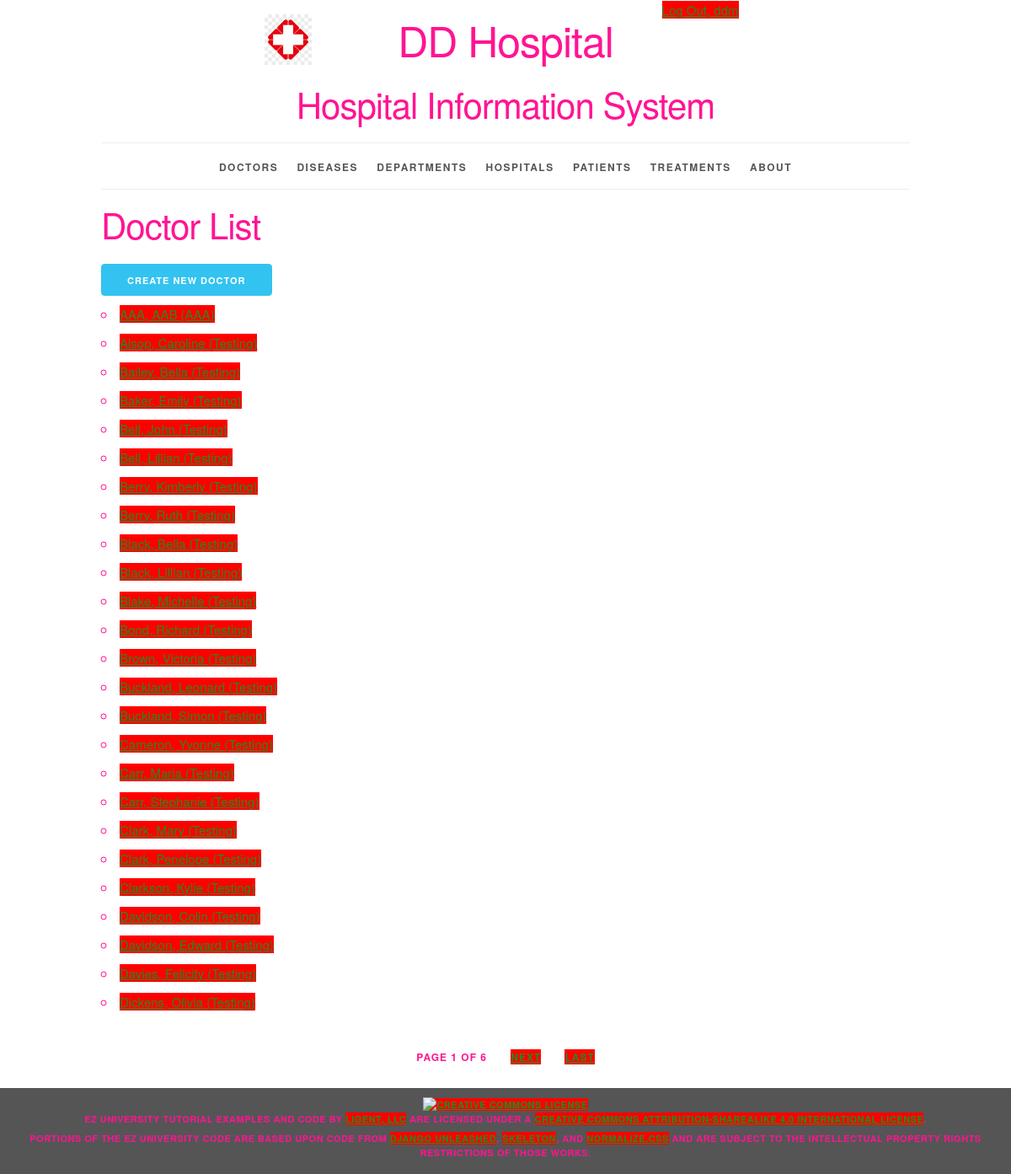
/doctor/ (signed in), run on the app's committed database.
### sysinfo/models.py (models this page shows, shortened)
class Doctor(models.Model):
    doctor_id = models.AutoField(primary_key=True)
    first_name = models.CharField(max_length=45)
    last_name = models.CharField(max_length=45)
    disambiguator = models.CharField(max_length=45, blank=True, default='')
    def __str__(self):
        result = ''
        if self.disambiguator == '':
            result = f'{self.last_name}, {self.first_name}'
        else:
            result = f'{self.last_name}, {self.first_name} ({self.disambiguator})'
        return result
    def get_absolute_url(self):
        return reverse('sysinfo_doctor_detail_urlpattern',
                       kwargs={'pk': self.pk}
                       )
    class Meta:
        ordering = ['last_name', 'first_name', 'disambiguator']
        constraints = [
            UniqueConstraint(fields=['last_name', 'first_name', 'disambiguator'],
                             name='unique_doctor')
        ]

### sysinfo/views.py (the view)
class DoctorList(LoginRequiredMixin, PermissionRequiredMixin, PageLinksMixin, ListView):
    paginate_by = 25
    model = Doctor
    permission_required = 'sysinfo.view_doctor'

### sysinfo/utils.py (called while the page is built)
    def _page_urls(self, page_number):
        return "?{pkw}={n}".format(
            pkw=self.page_kwarg,
            n=page_number)

    def first_page(self, page):
        if page.number > 1:
            return self._page_urls(1)
        return None

    def previous_page(self, page):
        if (page.has_previous()
                and page.number > 2):
            return self._page_urls(
                page.previous_page_number())
        return None

    def next_page(self, page):
        last_page = page.paginator.num_pages
        if (page.has_next()
                and page.number < last_page - 1):
            return self._page_urls(
                page.next_page_number())
        return None

    def last_page(self, page):
        last_page = page.paginator.num_pages
        if page.number < last_page:
            return self._page_urls(last_page)
        return None

    def get_context_data(self, **kwargs):
        context = super().get_context_data(
            **kwargs)
        page = context.get('page_obj')
        if page is not None:
            context.update({
                'first_page_url':
                    self.first_page(page),
                'previous_page_url':
                    self.previous_page(page),
                'next_page_url':
                    self.next_page(page),
                'last_page_url':
                    self.last_page(page),
            })
        return context

### sysinfo/templates/sysinfo/doctor_list.html (shortened to what this page needs)
{% extends 'sysinfo/base.html' %}
{% block content %}
    <h2>Doctor List</h2>
    <div>
      <a href="{% url 'sysinfo_doctor_create_urlpattern' %}"
      class="button button-primary">
        Create New Doctor</a>
    </div>
    <ul>
        {% for doctor in doctor_list %}
            <li>
                <a href="{{ doctor.get_absolute_url }}">{{ doctor }}</a>
            </li>
        {% empty %}
            <li><em>There are currently no doctors available.</em></li>
        {% endfor %}
    </ul>
{% endblock %}

### sysinfo/templates/sysinfo/base.html (shortened to what this page needs)
{% load static %}
<!DOCTYPE html>
<html lang="en">
<head>
    <link rel="stylesheet" type="text/css"
          href="{% static 'sysinfo/normalize.css' %}">
    <link rel="stylesheet" type="text/css"
          href="{% static 'sysinfo/skeleton.css' %}">
    <link rel="stylesheet" type="text/css"
          href="{% static 'sysinfo/style.css' %}">
</head>
<body>
<div class="container">
    <div class="status row">
        <div class="offset-by-eight four columns">
            <ul class="inline">
                {% if user.is_authenticated %}
                    <li><a href="{% url 'logout_urlpattern' %}">
                        Log Out, {{ user.get_username }}</a></li>
                {% else %}
                    <li><a href="{% url 'login_urlpattern' %}">
                        Log In</a></li>
                {% endif %}
            </ul>
        </div>
    </div>
    <header class="row">
        <div class="offset-by-one ten columns">
            <h1 class="logo">DD Hospital</h1>
            <h2>Hospital Information System</h2>
        </div>
    </header>
    <nav>
        <ul>
            {% if perms.sysinfo.view_doctor %}
                <li>
                    <a href="{% url 'sysinfo_doctor_list_urlpattern' %}">
                        Doctors</a></li>
            {% endif %}
            {% if perms.sysinfo.view_disease %}
                <li>
                    <a href="{% url 'sysinfo_disease_list_urlpattern' %}">
                        Diseases</a></li>
            {% endif %}
            {% if perms.sysinfo.view_department %}
                <li>
                    <a href="{% url 'sysinfo_department_list_urlpattern' %}">
                        Departments</a></li>
            {% endif %}
            {% if perms.sysinfo.view_hospital %}
                <li>
                    <a href="{% url 'sysinfo_hospital_list_urlpattern' %}">
                        Hospitals</a></li>
            {% endif %}
            {% if perms.sysinfo.view_patient %}
                <li>
                    <a href="{% url 'sysinfo_patient_list_urlpattern' %}">
                        Patients</a></li>
            {% endif %}
            {% if perms.sysinfo.view_treatment %}
                <li>
                    <a href="{% url 'sysinfo_treatment_list_urlpattern' %}">
                        Treatments</a></li>
            {% endif %}
            <li>
                <a href="{% url 'about_urlpattern' %}">
                    About</a></li>
        </ul>
    </nav>
    <main>
        {% block content %}{% endblock %}
    </main>
    {% if is_paginated %}
        <div class="row">
            <div class="twelve columns">
                <ul class="pagination">
                    <li>
                        Page {{ page_obj.number }}
                        of {{ paginator.num_pages }}
                    </li>
                    {% if next_page_url %}
                        <li>
                            <a href="{{ next_page_url }}">
                                Next</a>
                        </li>
                    {% endif %}
                    {% if last_page_url %}
                        <li>
                            <a href="{{ last_page_url }}">
                                Last</a>
                        </li>
                    {% endif %}
                </ul>
            </div>
        </div>
    {% endif %}
</div>
<footer>
    <p>
        <a rel="license" href="http://creativecommons.org/licenses/by-sa/4.0/">
            <img alt="Creative Commons License" style="border-width:0"
                 src="https://i.creativecommons.org/l/by-sa/4.0/88x31.png"/>
        </a><br/><span property="dct:title">EZ University Tutorial Examples and Code</span>
        by
        <a href="https://www.ligent.net" property="cc:attributionName"
           rel="cc:attributionURL">Ligent, LLC</a> are licensed under a
        <a rel="license" href="http://creativecommons.org/licenses/by-sa/4.0/">Creative Commons Attribution-ShareAlike
            4.0 International License</a>.
    </p>
    <p>Portions of the EZ University code are based upon code from
        <a href="https://django-unleashed.com">Django Unleashed</a>,
        <a href="http://getskeleton.com/">Skeleton</a>, and
        <a href="https://necolas.github.io/normalize.css/">Normalize.css</a> and
        are subject to the intellectual property rights restrictions of those works.
    </p>
</footer>
</body>
</html>

### sysinfo/static/sysinfo/skeleton.css (style rules this page uses)
.container { position: relative; width: 100%; max-width: 960px; margin: 0 auto; padding: 0 20px; box-sizing: border-box; }
.column, .columns { width: 100%; float: left; box-sizing: border-box; }
@media (min-width: 400px) { .container { width: 85%; padding: 0; } }
@media (min-width: 550px) { .container { width: 80%; } }
@media (min-width: 550px) { .column, .columns { margin-left: 4%; } }
@media (min-width: 550px) { .column:first-child, .columns:first-child { margin-left: 0; } }
@media (min-width: 550px) { .four.columns { width: 30.6666666667%; } }
@media (min-width: 550px) { .ten.columns { width: 82.6666666667%; } }
@media (min-width: 550px) { .twelve.columns { width: 100%; margin-left: 0; } }
@media (min-width: 550px) { .offset-by-one.column, .offset-by-one.columns { margin-left: 8.66666666667%; } }
@media (min-width: 550px) { .offset-by-eight.column, .offset-by-eight.columns { margin-left: 69.3333333333%; } }
html { font-size: 62.5%; }
body { font-size: 1.5em; line-height: 1.6; font-weight: 400; font-family: "Raleway", "HelveticaNeue", "Helvetica Neue", Helvetica, Arial, sans-serif; color: #FF1493; }
h1, h2, h3, h4, h5, h6 { margin-top: 0; margin-bottom: 2rem; font-weight: 300; }
h1 { font-size: 4.0rem; line-height: 1.2; letter-spacing: -.1rem; }
h2 { font-size: 3.6rem; line-height: 1.25; letter-spacing: -.1rem; }
@media (min-width: 550px) { h1 { font-size: 5.0rem; } }
@media (min-width: 550px) { h2 { font-size: 4.2rem; } }
p { margin-top: 0; }
a { color: #228B22; }
.button, button, input[type="submit"], input[type="reset"], input[type="button"] { display: inline-block; height: 38px; padding: 0 30px; color: #555; text-align: center; font-size: 11px; font-weight: 600; line-height: 38px; letter-spacing: .1rem; text-transform: uppercase; text-decoration: none; white-space: nowrap; background-color: #BDB76B; border-radius: 4px; border: 1px solid #bbb; cursor: pointer; box-sizing: border-box; }
.button.button-primary, button.button-primary, input[type="submit"].button-primary, input[type="reset"].button-primary, input[type="button"].button-primary { color: #FFF; background-color: #33C3F0; border-color: #33C3F0; }
ul { list-style: circle inside; }
ol, ul { padding-left: 0; margin-top: 0; }
li { margin-bottom: 1rem; }
button, .button { margin-bottom: 1rem; }
pre, blockquote, dl, figure, table, p, ul, ol, form { margin-bottom: 2.5rem; }
.container:after, .row:after, .u-cf { content: ""; display: table; clear: both; }

### sysinfo/static/sysinfo/style.css (style rules this page uses)
html { height: 100%; background-color: #555; }
body { background-color: white; }
body>div>header { text-align: center;; }
header h1 { display: inline-block; font-weight: normal; font-style: normal; width: 100%; margin-top: 0; padding-top: 0; }
.logo { padding-top: 50px; background-image: url("/static/sysinfo/logo.png"); background-size: 50px; background-repeat: no-repeat; background-position: top; }
@media (min-width: 750px) { .logo { padding-top: 0; background-size: contain; background-position: 0% 0%; } }
@media (min-width: 1000px) { .logo { background-position: 10% 0%; } }
@media (min-width: 1200px) { .logo { background-position: 15% 0%; } }
nav { border-top: 1px solid #eee; width: 100%; border-bottom: 1px solid #eee; margin: 0 0 1em; padding: 0; }
nav ul { margin: 0; padding: 1em 0; list-style-type: none; text-align: center; }
nav ul li { display: inline; padding: 0; margin: 0 0.25em; font-weight: 600; text-transform: uppercase; text-align: center; font-size: 1rem; letter-spacing: .10rem; }
@media (min-width: 400px) { nav ul li { letter-spacing: .15rem; font-size: 1.2rem; margin: 0 0.5em; } }
@media (min-width: 550px) { nav ul li { margin: 0 0.75em; } }
nav ul li a { color: #555; text-decoration: none; background-color: transparent; cursor: pointer; }
.inline { list-style-type: none; padding: 0; margin: 0 0 -0.5em; }
.inline li { display: inline; }
.pagination li { display: inline-block; padding: 0; margin: 0 1em; font-weight: 600; text-transform: uppercase; font-size: 1.2rem; letter-spacing: .10rem; }
.pagination { margin: 0; padding: 1em 0; list-style-type: none; text-align: center; }
body>footer { width: 100%; background-color: #555; font-size: 1.1rem; letter-spacing: .05rem; font-weight: 600; text-transform: uppercase; text-align: center; padding: 1em 0; margin: 1em 0; }
body>footer p { margin-bottom: 0.5rem; }

### data on the page
Doctor: disambiguator+last_name+first_name "AAA, AAB (AAA)"
Doctor: disambiguator+last_name+first_name "Alsop, Caroline (Testing)"
Doctor: disambiguator+last_name+first_name "Bailey, Bella (Testing)"
Doctor: disambiguator+last_name+first_name "Baker, Emily (Testing)"
Doctor: disambiguator+last_name+first_name "Bell, John (Testing)"
Doctor: disambiguator+last_name+first_name "Bell, Lillian (Testing)"
Doctor: disambiguator+last_name+first_name "Berry, Kimberly (Testing)"
Doctor: disambiguator+last_name+first_name "Berry, Ruth (Testing)"
Doctor: disambiguator+last_name+first_name "Black, Bella (Testing)"
Doctor: disambiguator+last_name+first_name "Black, Lillian (Testing)"
Doctor: disambiguator+last_name+first_name "Blake, Michelle (Testing)"
Doctor: disambiguator+last_name+first_name "Bond, Richard (Testing)"
Doctor: disambiguator+last_name+first_name "Brown, Victoria (Testing)"
Doctor: disambiguator+last_name+first_name "Buckland, Leonard (Testing)"
Doctor: disambiguator+last_name+first_name "Buckland, Simon (Testing)"
Doctor: disambiguator+last_name+first_name "Cameron, Yvonne (Testing)"
Doctor: disambiguator+last_name+first_name "Carr, Maria (Testing)"
Doctor: disambiguator+last_name+first_name "Carr, Stephanie (Testing)"
Doctor: disambiguator+last_name+first_name "Clark, Mary (Testing)"
Doctor: disambiguator+last_name+first_name "Clark, Penelope (Testing)"
Doctor: disambiguator+last_name+first_name "Clarkson, Kylie (Testing)"
Doctor: disambiguator+last_name+first_name "Davidson, Colin (Testing)"
Doctor: disambiguator+last_name+first_name "Davidson, Edward (Testing)"
Doctor: disambiguator+last_name+first_name "Davies, Felicity (Testing)"
Doctor: disambiguator+last_name+first_name "Dickens, Olivia (Testing)"

### other printed values
{{ user.get_username }} "ddm"
{{ page_obj.number }} "1"
{{ paginator.num_pages }} "6"
